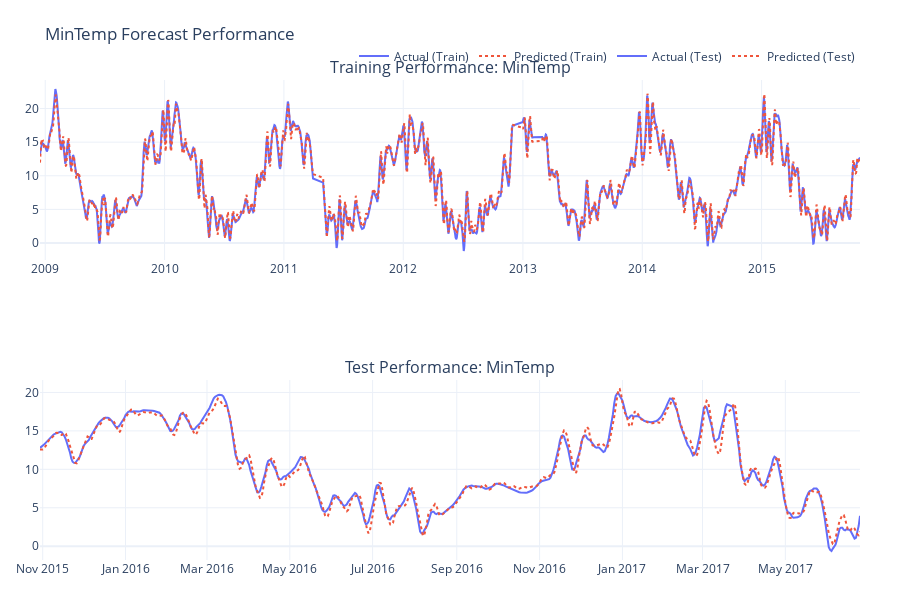
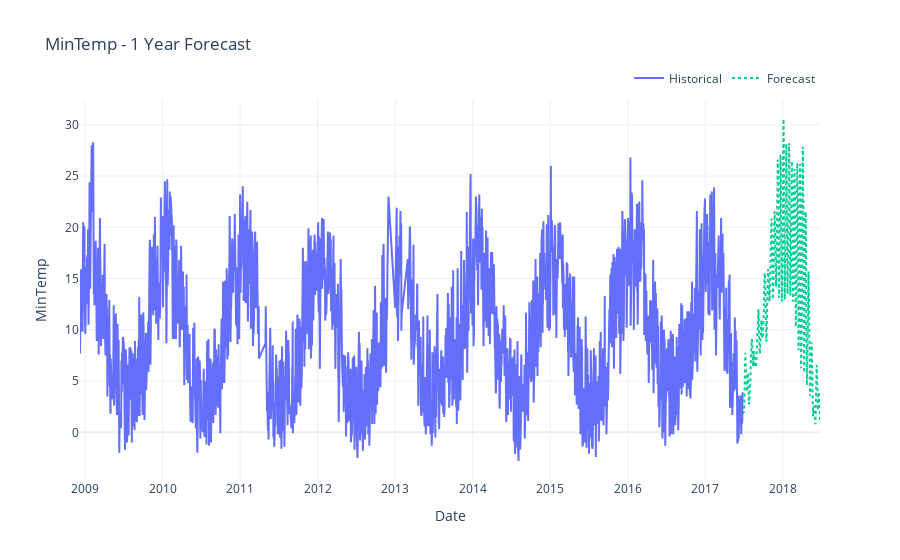
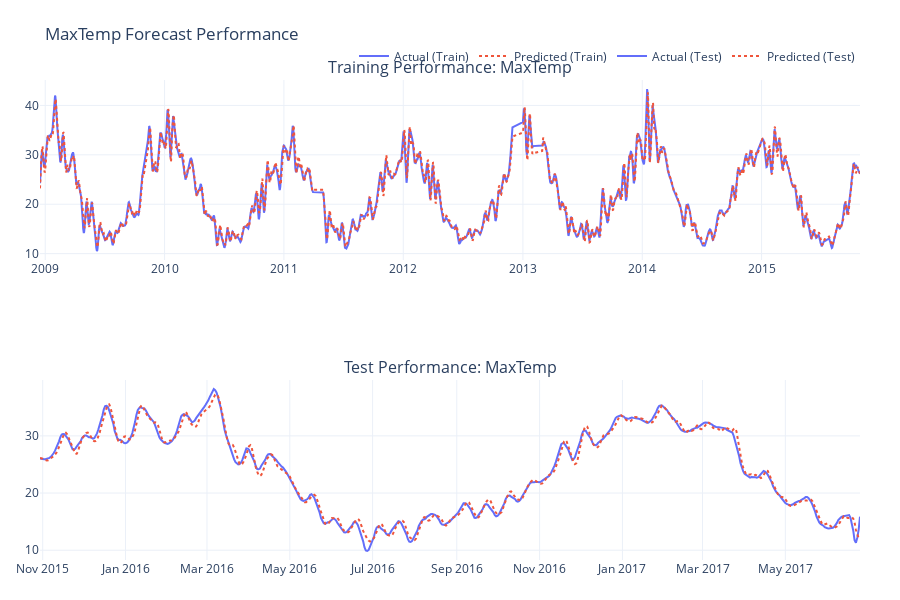
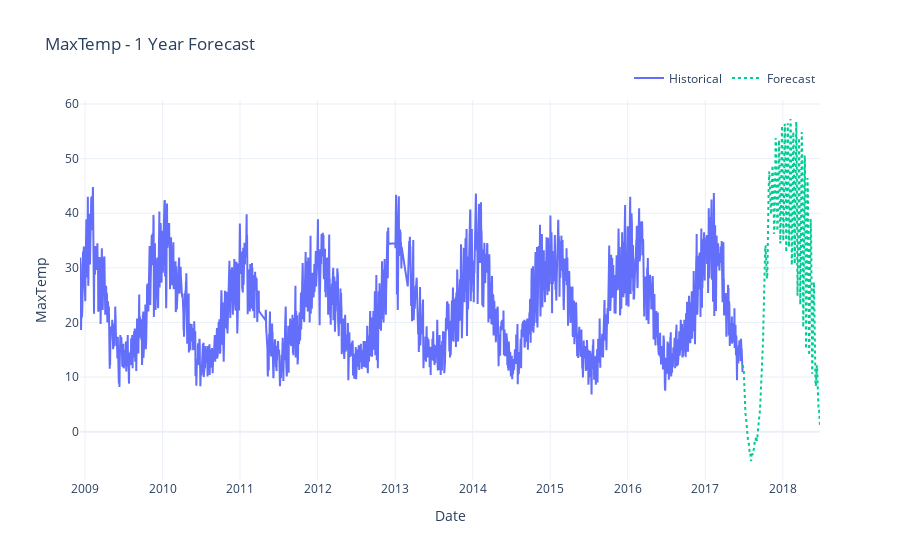

These figures' notebook cell, in order:
### Markdown cell above
# =====================
# 5) MAIN EXECUTION
# =====================

### Code cell
if __name__ == "__main__":
    # 1) Load Data
    data = load_and_preprocess_data('data/Cleaned_TemperatureRainFall.csv')
    data, target_cols = create_features(data)

    # 2) Common temporal features
    temporal_features = ['Month_sin', 'Month_cos', 'Day_sin', 'Day_cos', 'Weekday_sin', 'Weekday_cos']

    # 3) Train and Evaluate each target
    results = {}
    for target in target_cols:
        print(f"\n=== Training {target} ===")
        model, metrics = train_and_forecast(data, target, temporal_features, target_cols)
        results[target] = {'model': model, 'metrics': metrics}
        print(pd.Series(metrics))

    # 4) Save metrics
    pd.DataFrame({k: v['metrics'] for k, v in results.items()}).T.to_csv('forecast_metrics.csv')
    print("\nMetrics saved to 'forecast_metrics.csv'.")

### Figure 1 — Plotly figure (JSON) as saved in the notebook; plotly's stock layout.template omitted (floating-point values rounded to 4 significant figures; data arrays with more than 128 entries replaced by an {"elided": "..."} marker saying what was removed)
{"data": [{"line": {"color": "#636efa"}, "name": "Actual (Train)", "type": "scatter", "x": {"elided": "2397 str values"}, "xaxis": "x", "y": {"elided": "2397 float values"}, "yaxis": "y"}, {"line": {"color": "#ef553b", "dash": "dot"}, "name": "Predicted (Train)", "type": "scatter", "x": {"elided": "2397 str values"}, "xaxis": "x", "y": {"elided": "2397 float values"}, "yaxis": "y"}, {"line": {"color": "#636efa"}, "name": "Actual (Test)", "type": "scatter", "x": {"elided": "600 str values"}, "xaxis": "x2", "y": {"elided": "600 float values"}, "yaxis": "y2"}, {"line": {"color": "#ef553b", "dash": "dot"}, "name": "Predicted (Test)", "type": "scatter", "x": {"elided": "600 str values"}, "xaxis": "x2", "y": {"elided": "600 float values"}, "yaxis": "y2"}], "layout": {"annotations": [{"font": {"size": 16}, "showarrow": false, "text": "Training Performance: MinTemp", "x": 0.5, "xanchor": "center", "xref": "paper", "y": 1, "yanchor": "bottom", "yref": "paper"}, {"font": {"size": 16}, "showarrow": false, "text": "Test Performance: MinTemp", "x": 0.5, "xanchor": "center", "xref": "paper", "y": 0.375, "yanchor": "bottom", "yref": "paper"}], "height": 600, "legend": {"orientation": "h", "x": 1, "xanchor": "right", "y": 1.02, "yanchor": "bottom"}, "margin": {"b": 40, "l": 40, "r": 40, "t": 80}, "title": {"text": "MinTemp Forecast Performance"}, "xaxis": {"anchor": "y", "domain": [0, 1]}, "xaxis2": {"anchor": "y2", "domain": [0, 1]}, "yaxis": {"anchor": "x", "domain": [0.625, 1]}, "yaxis2": {"anchor": "x2", "domain": [0, 0.375]}}}

### Figure 2 — Plotly figure (JSON) as saved in the notebook; plotly's stock layout.template omitted (floating-point values rounded to 4 significant figures; data arrays with more than 128 entries replaced by an {"elided": "..."} marker saying what was removed)
{"data": [{"line": {"color": "#636efa"}, "name": "Historical", "type": "scatter", "x": {"elided": "3004 str values"}, "y": {"elided": "3004 float values"}}, {"line": {"color": "#00cc96", "dash": "dot"}, "name": "Forecast", "type": "scatter", "x": {"elided": "365 str values"}, "y": {"elided": "365 float values"}}], "layout": {"hovermode": "x unified", "legend": {"orientation": "h", "x": 1, "xanchor": "right", "y": 1.02, "yanchor": "bottom"}, "title": {"text": "MinTemp - 1 Year Forecast"}, "xaxis": {"title": {"text": "Date"}}, "yaxis": {"title": {"text": "MinTemp"}}}}

### Figure 3 — Plotly figure (JSON) as saved in the notebook; plotly's stock layout.template omitted (floating-point values rounded to 4 significant figures; data arrays with more than 128 entries replaced by an {"elided": "..."} marker saying what was removed)
{"data": [{"line": {"color": "#636efa"}, "name": "Actual (Train)", "type": "scatter", "x": {"elided": "2397 str values"}, "xaxis": "x", "y": {"elided": "2397 float values"}, "yaxis": "y"}, {"line": {"color": "#ef553b", "dash": "dot"}, "name": "Predicted (Train)", "type": "scatter", "x": {"elided": "2397 str values"}, "xaxis": "x", "y": {"elided": "2397 float values"}, "yaxis": "y"}, {"line": {"color": "#636efa"}, "name": "Actual (Test)", "type": "scatter", "x": {"elided": "600 str values"}, "xaxis": "x2", "y": {"elided": "600 float values"}, "yaxis": "y2"}, {"line": {"color": "#ef553b", "dash": "dot"}, "name": "Predicted (Test)", "type": "scatter", "x": {"elided": "600 str values"}, "xaxis": "x2", "y": {"elided": "600 float values"}, "yaxis": "y2"}], "layout": {"annotations": [{"font": {"size": 16}, "showarrow": false, "text": "Training Performance: MaxTemp", "x": 0.5, "xanchor": "center", "xref": "paper", "y": 1, "yanchor": "bottom", "yref": "paper"}, {"font": {"size": 16}, "showarrow": false, "text": "Test Performance: MaxTemp", "x": 0.5, "xanchor": "center", "xref": "paper", "y": 0.375, "yanchor": "bottom", "yref": "paper"}], "height": 600, "legend": {"orientation": "h", "x": 1, "xanchor": "right", "y": 1.02, "yanchor": "bottom"}, "margin": {"b": 40, "l": 40, "r": 40, "t": 80}, "title": {"text": "MaxTemp Forecast Performance"}, "xaxis": {"anchor": "y", "domain": [0, 1]}, "xaxis2": {"anchor": "y2", "domain": [0, 1]}, "yaxis": {"anchor": "x", "domain": [0.625, 1]}, "yaxis2": {"anchor": "x2", "domain": [0, 0.375]}}}

### Figure 4 — Plotly figure (JSON) as saved in the notebook; plotly's stock layout.template omitted (floating-point values rounded to 4 significant figures; data arrays with more than 128 entries replaced by an {"elided": "..."} marker saying what was removed)
{"data": [{"line": {"color": "#636efa"}, "name": "Historical", "type": "scatter", "x": {"elided": "3004 str values"}, "y": {"elided": "3004 float values"}}, {"line": {"color": "#00cc96", "dash": "dot"}, "name": "Forecast", "type": "scatter", "x": {"elided": "365 str values"}, "y": {"elided": "365 float values"}}], "layout": {"hovermode": "x unified", "legend": {"orientation": "h", "x": 1, "xanchor": "right", "y": 1.02, "yanchor": "bottom"}, "title": {"text": "MaxTemp - 1 Year Forecast"}, "xaxis": {"title": {"text": "Date"}}, "yaxis": {"title": {"text": "MaxTemp"}}}}
